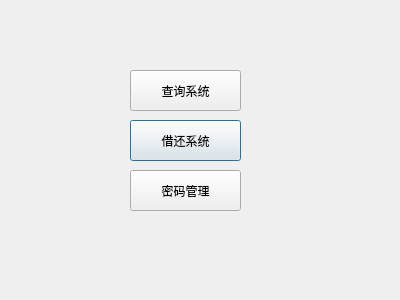
<?xml version="1.0" encoding="UTF-8"?>
<ui version="4.0">
 <class>Reader</class>
 <widget class="QDialog" name="Reader">
  <property name="geometry">
   <rect>
    <x>0</x>
    <y>0</y>
    <width>400</width>
    <height>300</height>
   </rect>
  </property>
  <property name="windowTitle">
   <string>Dialog</string>
  </property>
  <widget class="QPushButton" name="pushButton_2">
   <property name="geometry">
    <rect>
     <x>130</x>
     <y>120</y>
     <width>111</width>
     <height>41</height>
    </rect>
   </property>
   <property name="text">
    <string>借还系统</string>
   </property>
  </widget>
  <widget class="QPushButton" name="pushButton_3">
   <property name="geometry">
    <rect>
     <x>130</x>
     <y>70</y>
     <width>111</width>
     <height>41</height>
    </rect>
   </property>
   <property name="text">
    <string>查询系统</string>
   </property>
  </widget>
  <widget class="QPushButton" name="pushButton">
   <property name="geometry">
    <rect>
     <x>130</x>
     <y>170</y>
     <width>111</width>
     <height>41</height>
    </rect>
   </property>
   <property name="text">
    <string>密码管理</string>
   </property>
  </widget>
 </widget>
 <resources/>
 <connections/>
</ui>
